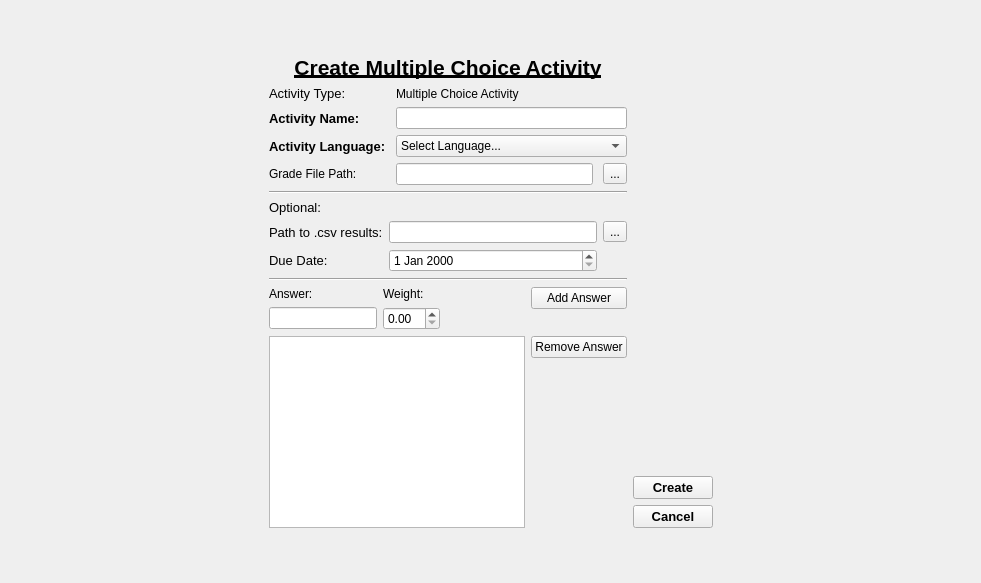
<?xml version="1.0" encoding="UTF-8"?>
<ui version="4.0">
 <class>createmcactivityscreen</class>
 <widget class="QWidget" name="createmcactivityscreen">
  <property name="geometry">
   <rect>
    <x>0</x>
    <y>0</y>
    <width>981</width>
    <height>583</height>
   </rect>
  </property>
  <property name="windowTitle">
   <string>Form</string>
  </property>
  <layout class="QGridLayout" name="gridLayout">
   <item row="0" column="1">
    <spacer name="verticalSpacer_4">
     <property name="orientation">
      <enum>Qt::Vertical</enum>
     </property>
     <property name="sizeHint" stdset="0">
      <size>
       <width>20</width>
       <height>40</height>
      </size>
     </property>
    </spacer>
   </item>
   <item row="1" column="0">
    <spacer name="horizontalSpacer">
     <property name="orientation">
      <enum>Qt::Horizontal</enum>
     </property>
     <property name="sizeHint" stdset="0">
      <size>
       <width>40</width>
       <height>20</height>
      </size>
     </property>
    </spacer>
   </item>
   <item row="1" column="2">
    <spacer name="horizontalSpacer_2">
     <property name="font">
      <font>
       <pointsize>10</pointsize>
      </font>
     </property>
     <property name="orientation">
      <enum>Qt::Horizontal</enum>
     </property>
     <property name="sizeHint" stdset="0">
      <size>
       <width>40</width>
       <height>20</height>
      </size>
     </property>
    </spacer>
   </item>
   <item row="2" column="1">
    <spacer name="verticalSpacer">
     <property name="orientation">
      <enum>Qt::Vertical</enum>
     </property>
     <property name="sizeHint" stdset="0">
      <size>
       <width>20</width>
       <height>40</height>
      </size>
     </property>
    </spacer>
   </item>
   <item row="1" column="1">
    <layout class="QFormLayout" name="formLayout_3">
     <item row="2" column="0">
      <layout class="QVBoxLayout" name="mainContainer">
       <property name="sizeConstraint">
        <enum>QLayout::SetDefaultConstraint</enum>
       </property>
       <item>
        <widget class="QLabel" name="screenTitle">
         <property name="maximumSize">
          <size>
           <width>16777215</width>
           <height>50</height>
          </size>
         </property>
         <property name="font">
          <font>
           <pointsize>16</pointsize>
           <weight>75</weight>
           <bold>true</bold>
           <underline>true</underline>
          </font>
         </property>
         <property name="text">
          <string>Create Multiple Choice Activity</string>
         </property>
         <property name="alignment">
          <set>Qt::AlignCenter</set>
         </property>
        </widget>
       </item>
       <item>
        <layout class="QGridLayout" name="gridLayout_4">
         <property name="rightMargin">
          <number>0</number>
         </property>
         <property name="horizontalSpacing">
          <number>10</number>
         </property>
         <item row="2" column="1" colspan="2">
          <widget class="QComboBox" name="selectLanguageBox">
           <item>
            <property name="text">
             <string>Select Language...</string>
            </property>
           </item>
           <item>
            <property name="text">
             <string>English</string>
            </property>
           </item>
           <item>
            <property name="text">
             <string>French</string>
            </property>
           </item>
           <item>
            <property name="text">
             <string>German</string>
            </property>
           </item>
           <item>
            <property name="text">
             <string>Chinese</string>
            </property>
           </item>
          </widget>
         </item>
         <item row="1" column="0">
          <widget class="QLabel" name="activityNameLabel">
           <property name="font">
            <font>
             <pointsize>10</pointsize>
             <weight>75</weight>
             <bold>true</bold>
            </font>
           </property>
           <property name="text">
            <string>Activity Name:</string>
           </property>
          </widget>
         </item>
         <item row="2" column="0">
          <widget class="QLabel" name="activityLanguageLabel">
           <property name="font">
            <font>
             <pointsize>10</pointsize>
             <weight>75</weight>
             <bold>true</bold>
            </font>
           </property>
           <property name="text">
            <string>Activity Language:</string>
           </property>
          </widget>
         </item>
         <item row="0" column="0">
          <widget class="QLabel" name="activityTypeLabel">
           <property name="font">
            <font>
             <pointsize>10</pointsize>
            </font>
           </property>
           <property name="text">
            <string>Activity Type:</string>
           </property>
          </widget>
         </item>
         <item row="1" column="1" colspan="2">
          <widget class="QLineEdit" name="activityNameEdit"/>
         </item>
         <item row="0" column="1" colspan="2">
          <widget class="QLabel" name="essayActivityLabel">
           <property name="text">
            <string>Multiple Choice Activity</string>
           </property>
          </widget>
         </item>
         <item row="3" column="0">
          <widget class="QLabel" name="label_4">
           <property name="text">
            <string>Grade File Path:</string>
           </property>
          </widget>
         </item>
         <item row="3" column="1">
          <widget class="QLineEdit" name="pathToGradeFileEdit"/>
         </item>
         <item row="3" column="2">
          <widget class="QToolButton" name="toolButton_2">
           <property name="text">
            <string>...</string>
           </property>
          </widget>
         </item>
        </layout>
       </item>
       <item>
        <widget class="Line" name="line">
         <property name="orientation">
          <enum>Qt::Horizontal</enum>
         </property>
        </widget>
       </item>
       <item>
        <widget class="QLabel" name="label_5">
         <property name="font">
          <font>
           <pointsize>10</pointsize>
          </font>
         </property>
         <property name="text">
          <string>Optional:</string>
         </property>
        </widget>
       </item>
       <item>
        <layout class="QGridLayout" name="gridLayout_2">
         <item row="1" column="1">
          <widget class="QDateEdit" name="MCDueDateEdit"/>
         </item>
         <item row="0" column="1">
          <widget class="QLineEdit" name="pathCSVEdit">
           <property name="readOnly">
            <bool>true</bool>
           </property>
          </widget>
         </item>
         <item row="0" column="2">
          <widget class="QToolButton" name="toolButton">
           <property name="text">
            <string>...</string>
           </property>
          </widget>
         </item>
         <item row="1" column="0">
          <widget class="QLabel" name="label_2">
           <property name="font">
            <font>
             <pointsize>10</pointsize>
            </font>
           </property>
           <property name="text">
            <string>Due Date:</string>
           </property>
          </widget>
         </item>
         <item row="0" column="0">
          <widget class="QLabel" name="PathToSolutionLabel">
           <property name="font">
            <font>
             <pointsize>10</pointsize>
            </font>
           </property>
           <property name="text">
            <string>Path to .csv results:</string>
           </property>
          </widget>
         </item>
        </layout>
       </item>
       <item>
        <widget class="Line" name="line_2">
         <property name="orientation">
          <enum>Qt::Horizontal</enum>
         </property>
        </widget>
       </item>
       <item>
        <layout class="QFormLayout" name="formLayout_5">
         <item row="0" column="0">
          <layout class="QFormLayout" name="formLayout_7">
           <item row="0" column="0">
            <widget class="QLabel" name="label_3">
             <property name="text">
              <string>Answer:</string>
             </property>
            </widget>
           </item>
           <item row="0" column="1">
            <widget class="QLabel" name="label">
             <property name="text">
              <string>Weight:</string>
             </property>
            </widget>
           </item>
           <item row="1" column="0">
            <widget class="QLineEdit" name="answerEdit"/>
           </item>
           <item row="1" column="1">
            <widget class="QDoubleSpinBox" name="weightSpinBox"/>
           </item>
          </layout>
         </item>
         <item row="0" column="1">
          <layout class="QVBoxLayout" name="verticalLayout_7">
           <item>
            <widget class="QPushButton" name="addAnswerButton">
             <property name="text">
              <string>Add Answer</string>
             </property>
            </widget>
           </item>
          </layout>
         </item>
         <item row="3" column="0">
          <widget class="QTableView" name="answerTableView"/>
         </item>
         <item row="3" column="1">
          <layout class="QVBoxLayout" name="verticalLayout_8">
           <item>
            <widget class="QPushButton" name="removeAnswerButton">
             <property name="text">
              <string>Remove Answer</string>
             </property>
            </widget>
           </item>
           <item>
            <spacer name="verticalSpacer_2">
             <property name="orientation">
              <enum>Qt::Vertical</enum>
             </property>
             <property name="sizeHint" stdset="0">
              <size>
               <width>20</width>
               <height>40</height>
              </size>
             </property>
            </spacer>
           </item>
          </layout>
         </item>
        </layout>
       </item>
       <item>
        <layout class="QHBoxLayout" name="horizontalLayout_2">
         <item>
          <layout class="QVBoxLayout" name="verticalLayout_4"/>
         </item>
        </layout>
       </item>
      </layout>
     </item>
     <item row="2" column="1">
      <layout class="QVBoxLayout" name="verticalLayout_6">
       <item>
        <spacer name="verticalSpacer_3">
         <property name="orientation">
          <enum>Qt::Vertical</enum>
         </property>
         <property name="sizeHint" stdset="0">
          <size>
           <width>20</width>
           <height>40</height>
          </size>
         </property>
        </spacer>
       </item>
       <item>
        <widget class="QPushButton" name="createButton">
         <property name="font">
          <font>
           <pointsize>10</pointsize>
           <weight>75</weight>
           <bold>true</bold>
          </font>
         </property>
         <property name="text">
          <string>Create</string>
         </property>
        </widget>
       </item>
       <item>
        <widget class="QPushButton" name="backButton">
         <property name="font">
          <font>
           <pointsize>10</pointsize>
           <weight>75</weight>
           <bold>true</bold>
          </font>
         </property>
         <property name="focusPolicy">
          <enum>Qt::ClickFocus</enum>
         </property>
         <property name="text">
          <string>Cancel</string>
         </property>
        </widget>
       </item>
      </layout>
     </item>
    </layout>
   </item>
  </layout>
 </widget>
 <resources/>
 <connections/>
</ui>
